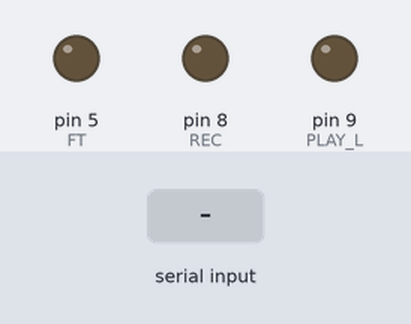
Bench run of a sketch on a simulated Arduino Uno, built with avr-gcc and run on an emulated ATmega328P. Parts: output pins drawn as LEDs (lit = HIGH). The test bench sets the inputs (shaded band). What the sketch prints to the serial monitor is not drawn.

Above: at 1.2 s.
1.3 s: "p" received over Serial
At 6.37 s:
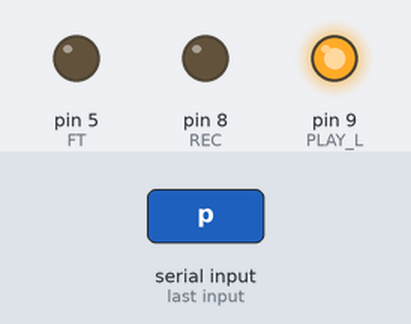
Timing chart, 0 to 7.9 s (numbered marks = the images above; inputs shaded):
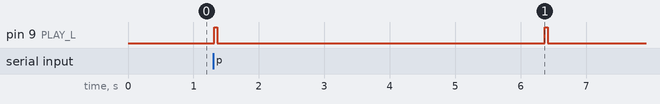

The sketch:

Recorder_and_speaker.ino
```cpp
/*
* ISD1820 Arduino Voice Recorder
* to record and play sound using Arduino and ISD1820 Sound Recorder
* get this code from https://www.gadgetprogrammers.online
/*
* ISD1820 Arduino Voice Recorder
* Code Written by Anshul Pareek for the purpose of education
* on June 06, 2018 at 11:20 pm,
*/
#define REC 8 // pin 2 is used for recording
//#define PLAY_E 3 // pin 3 is used for playback-edge trigger
#define PLAY_L 9


#define FT 5 // pin 5 is used for feed through

// and will NOT record
#define playTime 5000 // playback time 5 seconds
#define recordTime 3000 // recording time 3 seconds you can extend time upto 10 seconds

bool keepPlaying = false;
char inChar;

void setup()
{

 pinMode(REC,OUTPUT);// set the REC pin as output

 pinMode(PLAY_L,OUTPUT);// set the PLAY_L pin as output
 pinMode(FT,OUTPUT);// set the FT pin as output
 Serial.begin(9600);// set up Serial monitor
}
void loop() {


   while (Serial.available() > 0 || keepPlaying || inChar != 's' || inChar != 'S') {
    inChar = (char)Serial.read();
         Serial.println(inChar);
           if(inChar =='p' || inChar =='P' || keepPlaying && inChar != 's' || keepPlaying && inChar != 'S'){
            Serial.println("In if: " + String(inChar));
            if (inChar == 's' || inChar == 'S') {
              keepPlaying = false;
              break;
            }
            keepPlaying = true;
           digitalWrite(PLAY_L, HIGH);
           delay(50);
           digitalWrite(PLAY_L, LOW);
             Serial.println("Playbak Started");
           delay(playTime);
             Serial.println("Playbak Ended");
//           break;
           }
           else if(inChar =='r' || inChar =='R'){
            keepPlaying = false;
             digitalWrite(REC, HIGH);
             Serial.println("Recording started");
             delay(recordTime);
             digitalWrite(REC, LOW);
             Serial.println("Recording Stopped ");
           }
           else if(inChar == 's' || inChar == 'S') {
            keepPlaying = false;
            break;
           }

//     Serial.println("###Serial Monitor Exited");
   }// wihile
Serial.println("### Enter r to record, p to play");
 delay(500);
}
```

Measured:
- after the input at 1.3 s, pin 9 (PLAY_L): alternates HIGH for 0.05 s and LOW for 5.0 s, starting at once
